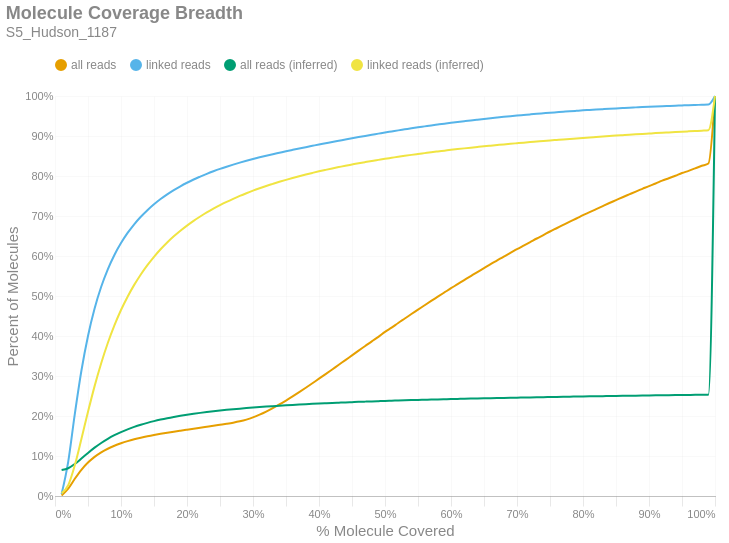

The notebook cell saved with this chart:
### Markdown cell above
### Molecule Read Coverage
This chart shows molecule coverage breadth as computed by the number of bases aligned to that molecule. In other words, "*how much of each unique long molecule is actually sequenced/aligned?*" Keep in mind there is a distinction between sequences and alignments, since some sequences belonging to a particular molecule may not align well and wouldn't appear in the alignment data. This chart also shows molecule coverage breadth as computed by the *inferred fragment* from which the aligned sequences originate. Unlike read coverage, this calculation takes into account the total insert size, including unsequenced gaps between the forward and reverse reads. Like the previous figures, these are cumulative percents.

### Code cell
if SKIPLR:
    print_html(f"Skipped")
else:
    binned_df = consolidated_hist(valids['coverage_bp'], mask, 0.01, True)
    binned_df_inf = consolidated_hist(valids['coverage_inserts'], mask, 0.01, True)
    binned_df = binned_df.with_columns(pl.lit(binned_df_inf['all reads (cumsum)']).alias('all reads (inferred)'))
    binned_df = binned_df.with_columns(pl.lit(binned_df_inf['linked reads (cumsum)']).alias('linked reads (inferred)'))
    binned_df = binned_df.with_columns(
        (pl.col('bin').cast(pl.Float64) + 0.01).alias('right_edge')
    )

    with SafeRender(binned_df):
        (
            density_plot(binned_df, 'Molecule Coverage Breadth', samplename, 'molcov', ['all reads (inferred)','linked reads (inferred)'])
            .encode(
                #x=alt.X('bin:Q', title="% Molecule Covered").axis(format = '%').scale(padding=0),
                x=alt.X('right_edge:Q', title="% Molecule Covered").axis(format='%').scale(padding=0),
                y=alt.Y('value:Q', title='Percent of Molecules')
                    .axis(format='%')
                    .stack(False)
                    .scale(domainMin=0, padding=0),
                color=alt.Color("key:N").scale(domain = ["all reads", "linked reads", "all reads (inferred)", "linked reads (inferred)"]),
                tooltip = [
                    alt.Tooltip("key:N", title = "Data Type"),
                    alt.Tooltip("range_label:N", title="% Molecule Covered"),
                    alt.Tooltip("value:Q", format = ".2%", title="% Molecules")
                ]
            )
        ).display()

### Figure 1 — Vega-Lite specification as saved in the notebook (floating-point values rounded to 4 significant figures)
{"width": "container", "height": 400, "config": {"title": {"anchor": "start", "dy": -15, "fontSize": 18, "color": "#888888", "subtitleColor": "#888888", "subtitleFontSize": 14}, "arc": {"fill": "#0072B2"}, "axis": {"domainColor": "#888888", "domainWidth": 0.5, "gridWidth": 0.2, "grid": false, "titleFontWeight": 400, "titleFontSize": 15, "labelFontSize": 11, "labelColor": "#888888", "tickColor": "#888888", "tickWidth": 0.2, "titleColor": "#888888"}, "axisBand": {"grid": false}, "axisX": {"grid": true, "tickSize": 10, "domainCap": "round"}, "axisY": {"domain": false, "grid": true, "tickSize": 0, "domainCap": "round"}, "background": "transparent", "header": {"labelFontSize": 15, "labelColor": "#888888", "titleFontSize": 15, "titleFontWeight": 600, "titleColor": "#888888"}, "legend": {"labelFont": "sans-serif", "labelFontSize": 12, "labelColor": "#888888", "symbolSize": 100, "symbolType": "circle", "titleFontSize": 12, "titlePadding": 10, "titleColor": "#888888", "title": null, "orient": "top"}, "range": {"category": ["#E69F00", "#56B4E9", "#009E73", "#F0E442", "#0072B2", "#D55E00", "#CC79A7", "#000000"], "diverging": ["#cfe8f3", "#a2d4ec", "#73bfe2", "#46abdb", "#1696d2", "#12719e"]}, "area": {"fill": "#0072B2", "fillOpacity": 0.7, "line": true, "strokeOpacity": 0.7}, "line": {"color": "#0072B2", "stroke": "#0072B2", "strokeWidth": 2}, "trail": {"color": "#0072B2", "stroke": "#0072B2", "strokeWidth": 0, "size": 1}, "point": {"filled": true, "fillOpacity": 1.0, "size": 95}, "text": {"color": "#888888", "fontSize": 11, "align": "right", "fontWeight": 400, "size": 11}, "bar": {"fill": "#0072B2", "stroke": null}, "view": {"stroke": null, "continuousWidth": 660, "continuousHeight": 400}}, "data": {"name": "data-5e10e341594f51989b34dd78aa637708"}, "mark": {"type": "line", "interpolate": "monotone", "point": {"opacity": 0, "size": 275}}, "encoding": {"color": {"field": "key", "scale": {"domain": ["all reads", "linked reads", "all reads (inferred)", "linked reads (inferred)"]}, "type": "nominal"}, "tooltip": [{"field": "key", "title": "Data Type", "type": "nominal"}, {"field": "range_label", "title": "% Molecule Covered", "type": "nominal"}, {"field": "value", "format": ".2%", "title": "% Molecules", "type": "quantitative"}], "x": {"axis": {"format": "%"}, "field": "right_edge", "scale": {"padding": 0}, "title": "% Molecule Covered", "type": "quantitative"}, "y": {"axis": {"format": "%"}, "field": "value", "scale": {"domainMin": 0, "padding": 0}, "stack": false, "title": "Percent of Molecules", "type": "quantitative"}}, "params": [{"name": "param_c36ac31b6afebe62", "select": {"type": "point", "fields": ["key"]}, "bind": "legend"}], "title": {"text": "Molecule Coverage Breadth", "subtitle": "S5_Hudson_1187"}, "transform": [{"fold": ["all reads (cumsum)", "linked reads (cumsum)", "all reads (inferred)", "linked reads (inferred)"]}, {"calculate": "replace(datum.key, ' (cumsum)', '')", "as": "key"}, {"filter": {"param": "param_c36ac31b6afebe62"}}], "usermeta": {"embedOptions": {"downloadFileName": "S5_Hudson_1187.molcov"}}, "$schema": "https://vega.github.io/schema/vega-lite/v6.1.0.json", "datasets": {"data-5e10e341594f51989b34dd78aa637708": [{"bin": "0.0", "interval": "0.0-0.01", "all reads": 0.001299, "linked reads": 0.005068, "all reads (cumsum)": 0.001299, "linked reads (cumsum)": 0.005068, "range_label": "0.0-0.01", "all reads (inferred)": 0.06479, "linked reads (inferred)": 0.006999, "right_edge": 0.01}, {"bin": "0.01", "interval": "0.01-0.02", "all reads": 0.01701, "linked reads": 0.08037, "all reads (cumsum)": 0.01831, "linked reads (cumsum)": 0.08544, "range_label": "0.01-0.02", "all reads (inferred)": 0.06936, "linked reads (inferred)": 0.0269, "right_edge": 0.02}, {"bin": "0.02", "interval": "0.02-0.03", "all reads": 0.02476, "linked reads": 0.1192, "all reads (cumsum)": 0.04306, "linked reads (cumsum)": 0.2047, "range_label": "0.02-0.03", "all reads (inferred)": 0.07999, "linked reads (inferred)": 0.07698, "right_edge": 0.03}, {"bin": "0.03", "interval": "0.03-0.04", "all reads": 0.02248, "linked reads": 0.1084, "all reads (cumsum)": 0.06554, "linked reads (cumsum)": 0.3131, "range_label": "0.03-0.04", "all reads (inferred)": 0.09362, "linked reads (inferred)": 0.1425, "right_edge": 0.04}, {"bin": "0.04", "interval": "0.04-0.05", "all reads": 0.01802, "linked reads": 0.08704, "all reads (cumsum)": 0.08356, "linked reads (cumsum)": 0.4001, "range_label": "0.04-0.05", "all reads (inferred)": 0.1076, "linked reads (inferred)": 0.2104, "right_edge": 0.05}, {"bin": "0.05", "interval": "0.05-0.06", "all reads": 0.01423, "linked reads": 0.06857, "all reads (cumsum)": 0.09778, "linked reads (cumsum)": 0.4687, "range_label": "0.05-0.06", "all reads (inferred)": 0.1209, "linked reads (inferred)": 0.2747, "right_edge": 0.06}, {"bin": "0.06", "interval": "0.06-0.07", "all reads": 0.01129, "linked reads": 0.05435, "all reads (cumsum)": 0.1091, "linked reads (cumsum)": 0.5231, "range_label": "0.06-0.07", "all reads (inferred)": 0.1326, "linked reads (inferred)": 0.3319, "right_edge": 0.07}, {"bin": "0.07", "interval": "0.07-0.08", "all reads": 0.009055, "linked reads": 0.04361, "all reads (cumsum)": 0.1181, "linked reads (cumsum)": 0.5667, "range_label": "0.07-0.08", "all reads (inferred)": 0.143, "linked reads (inferred)": 0.3824, "right_edge": 0.08}, {"bin": "0.08", "interval": "0.08-0.09", "all reads": 0.007503, "linked reads": 0.03594, "all reads (cumsum)": 0.1256, "linked reads (cumsum)": 0.6026, "range_label": "0.08-0.09", "all reads (inferred)": 0.152, "linked reads (inferred)": 0.4265, "right_edge": 0.09}, {"bin": "0.09", "interval": "0.09-0.1", "all reads": 0.006231, "linked reads": 0.02969, "all reads (cumsum)": 0.1319, "linked reads (cumsum)": 0.6323, "range_label": "0.09-0.1", "all reads (inferred)": 0.1599, "linked reads (inferred)": 0.465, "right_edge": 0.1}, {"bin": "0.1", "interval": "0.1-0.11", "all reads": 0.005352, "linked reads": 0.02535, "all reads (cumsum)": 0.1372, "linked reads (cumsum)": 0.6577, "range_label": "0.1-0.11", "all reads (inferred)": 0.1667, "linked reads (inferred)": 0.4983, "right_edge": 0.11}, {"bin": "0.11", "interval": "0.11-0.12", "all reads": 0.004599, "linked reads": 0.02168, "all reads (cumsum)": 0.1418, "linked reads (cumsum)": 0.6794, "range_label": "0.11-0.12", "all reads (inferred)": 0.1728, "linked reads (inferred)": 0.5278, "right_edge": 0.12}, {"bin": "0.12", "interval": "0.12-0.13", "all reads": 0.004008, "linked reads": 0.01872, "all reads (cumsum)": 0.1458, "linked reads (cumsum)": 0.6981, "range_label": "0.12-0.13", "all reads (inferred)": 0.1781, "linked reads (inferred)": 0.5539, "right_edge": 0.13}, {"bin": "0.13", "interval": "0.13-0.14", "all reads": 0.003554, "linked reads": 0.01648, "all reads (cumsum)": 0.1494, "linked reads (cumsum)": 0.7146, "range_label": "0.13-0.14", "all reads (inferred)": 0.1829, "linked reads (inferred)": 0.5771, "right_edge": 0.14}, {"bin": "0.14", "interval": "0.14-0.15", "all reads": 0.003211, "linked reads": 0.01471, "all reads (cumsum)": 0.1526, "linked reads (cumsum)": 0.7293, "range_label": "0.14-0.15", "all reads (inferred)": 0.1872, "linked reads (inferred)": 0.5981, "right_edge": 0.15}, {"bin": "0.15", "interval": "0.15-0.16", "all reads": 0.002926, "linked reads": 0.01307, "all reads (cumsum)": 0.1555, "linked reads (cumsum)": 0.7423, "range_label": "0.15-0.16", "all reads (inferred)": 0.191, "linked reads (inferred)": 0.6169, "right_edge": 0.16}, {"bin": "0.16", "interval": "0.16-0.17", "all reads": 0.002728, "linked reads": 0.01175, "all reads (cumsum)": 0.1582, "linked reads (cumsum)": 0.7541, "range_label": "0.16-0.17", "all reads (inferred)": 0.1945, "linked reads (inferred)": 0.6338, "right_edge": 0.17}, {"bin": "0.17", "interval": "0.17-0.18", "all reads": 0.002605, "linked reads": 0.01065, "all reads (cumsum)": 0.1608, "linked reads (cumsum)": 0.7648, "range_label": "0.17-0.18", "all reads (inferred)": 0.1977, "linked reads (inferred)": 0.6492, "right_edge": 0.18}, {"bin": "0.18", "interval": "0.18-0.19", "all reads": 0.002496, "linked reads": 0.009584, "all reads (cumsum)": 0.1633, "linked reads (cumsum)": 0.7743, "range_label": "0.18-0.19", "all reads (inferred)": 0.2005, "linked reads (inferred)": 0.6632, "right_edge": 0.19}, {"bin": "0.19", "interval": "0.19-0.2", "all reads": 0.002453, "linked reads": 0.008775, "all reads (cumsum)": 0.1658, "linked reads (cumsum)": 0.7831, "range_label": "0.19-0.2", "all reads (inferred)": 0.2032, "linked reads (inferred)": 0.6761, "right_edge": 0.2}, {"bin": "0.2", "interval": "0.2-0.21", "all reads": 0.002437, "linked reads": 0.008165, "all reads (cumsum)": 0.1682, "linked reads (cumsum)": 0.7913, "range_label": "0.2-0.21", "all reads (inferred)": 0.2056, "linked reads (inferred)": 0.6879, "right_edge": 0.21}, {"bin": "0.21", "interval": "0.21-0.22", "all reads": 0.002353, "linked reads": 0.007226, "all reads (cumsum)": 0.1706, "linked reads (cumsum)": 0.7985, "range_label": "0.21-0.22", "all reads (inferred)": 0.2078, "linked reads (inferred)": 0.6987, "right_edge": 0.22}, {"bin": "0.22", "interval": "0.22-0.23", "all reads": 0.002427, "linked reads": 0.006897, "all reads (cumsum)": 0.173, "linked reads (cumsum)": 0.8054, "range_label": "0.22-0.23", "all reads (inferred)": 0.2099, "linked reads (inferred)": 0.7089, "right_edge": 0.23}, {"bin": "0.23", "interval": "0.23-0.24", "all reads": 0.002439, "linked reads": 0.006411, "all reads (cumsum)": 0.1755, "linked reads (cumsum)": 0.8118, "range_label": "0.23-0.24", "all reads (inferred)": 0.2119, "linked reads (inferred)": 0.7184, "right_edge": 0.24}, {"bin": "0.24", "interval": "0.24-0.25", "all reads": 0.002524, "linked reads": 0.006005, "all reads (cumsum)": 0.178, "linked reads (cumsum)": 0.8178, "range_label": "0.24-0.25", "all reads (inferred)": 0.2137, "linked reads (inferred)": 0.7271, "right_edge": 0.25}, {"bin": "0.25", "interval": "0.25-0.26", "all reads": 0.002537, "linked reads": 0.005467, "all reads (cumsum)": 0.1805, "linked reads (cumsum)": 0.8233, "range_label": "0.25-0.26", "all reads (inferred)": 0.2154, "linked reads (inferred)": 0.7353, "right_edge": 0.26}, {"bin": "0.26", "interval": "0.26-0.27", "all reads": 0.002793, "linked reads": 0.005174, "all reads (cumsum)": 0.1833, "linked reads (cumsum)": 0.8285, "range_label": "0.26-0.27", "all reads (inferred)": 0.2169, "linked reads (inferred)": 0.7429, "right_edge": 0.27}, {"bin": "0.27", "interval": "0.27-0.28", "all reads": 0.003361, "linked reads": 0.004919, "all reads (cumsum)": 0.1867, "linked reads (cumsum)": 0.8334, "range_label": "0.27-0.28", "all reads (inferred)": 0.2184, "linked reads (inferred)": 0.7501, "right_edge": 0.28}, {"bin": "0.28", "interval": "0.28-0.29", "all reads": 0.004358, "linked reads": 0.004646, "all reads (cumsum)": 0.191, "linked reads (cumsum)": 0.838, "range_label": "0.28-0.29", "all reads (inferred)": 0.2198, "linked reads (inferred)": 0.7569, "right_edge": 0.29}, {"bin": "0.29", "interval": "0.29-0.3", "all reads": 0.005618, "linked reads": 0.004473, "all reads (cumsum)": 0.1966, "linked reads (cumsum)": 0.8425, "range_label": "0.29-0.3", "all reads (inferred)": 0.2211, "linked reads (inferred)": 0.7633, "right_edge": 0.3}, {"bin": "0.3", "interval": "0.3-0.31", "all reads": 0.006755, "linked reads": 0.004206, "all reads (cumsum)": 0.2034, "linked reads (cumsum)": 0.8467, "range_label": "0.3-0.31", "all reads (inferred)": 0.2224, "linked reads (inferred)": 0.7694, "right_edge": 0.31}, {"bin": "0.31", "interval": "0.31-0.32", "all reads": 0.007727, "linked reads": 0.004035, "all reads (cumsum)": 0.2111, "linked reads (cumsum)": 0.8507, "range_label": "0.31-0.32", "all reads (inferred)": 0.2236, "linked reads (inferred)": 0.7751, "right_edge": 0.32}, {"bin": "0.32", "interval": "0.32-0.33", "all reads": 0.00861, "linked reads": 0.003817, "all reads (cumsum)": 0.2197, "linked reads (cumsum)": 0.8546, "range_label": "0.32-0.33", "all reads (inferred)": 0.2246, "linked reads (inferred)": 0.7804, "right_edge": 0.33}, {"bin": "0.33", "interval": "0.33-0.34", "all reads": 0.009121, "linked reads": 0.003659, "all reads (cumsum)": 0.2289, "linked reads (cumsum)": 0.8582, "range_label": "0.33-0.34", "all reads (inferred)": 0.2257, "linked reads (inferred)": 0.7855, "right_edge": 0.34}, {"bin": "0.34", "interval": "0.34-0.35", "all reads": 0.009765, "linked reads": 0.003681, "all reads (cumsum)": 0.2386, "linked reads (cumsum)": 0.8619, "range_label": "0.34-0.35", "all reads (inferred)": 0.2267, "linked reads (inferred)": 0.7904, "right_edge": 0.35}, {"bin": "0.35", "interval": "0.35-0.36", "all reads": 0.0103, "linked reads": 0.003517, "all reads (cumsum)": 0.2489, "linked reads (cumsum)": 0.8654, "range_label": "0.35-0.36", "all reads (inferred)": 0.2277, "linked reads (inferred)": 0.795, "right_edge": 0.36}, {"bin": "0.36", "interval": "0.36-0.37", "all reads": 0.01067, "linked reads": 0.003441, "all reads (cumsum)": 0.2596, "linked reads (cumsum)": 0.8689, "range_label": "0.36-0.37", "all reads (inferred)": 0.2286, "linked reads (inferred)": 0.7994, "right_edge": 0.37}, {"bin": "0.37", "interval": "0.37-0.38", "all reads": 0.011, "linked reads": 0.003284, "all reads (cumsum)": 0.2706, "linked reads (cumsum)": 0.8721, "range_label": "0.37-0.38", "all reads (inferred)": 0.2295, "linked reads (inferred)": 0.8037, "right_edge": 0.38}, {"bin": "0.38", "interval": "0.38-0.39", "all reads": 0.01119, "linked reads": 0.003335, "all reads (cumsum)": 0.2818, "linked reads (cumsum)": 0.8755, "range_label": "0.38-0.39", "all reads (inferred)": 0.2303, "linked reads (inferred)": 0.8077, "right_edge": 0.39}, {"bin": "0.39", "interval": "0.39-0.4", "all reads": 0.01151, "linked reads": 0.003333, "all reads (cumsum)": 0.2933, "linked reads (cumsum)": 0.8788, "range_label": "0.39-0.4", "all reads (inferred)": 0.2311, "linked reads (inferred)": 0.8117, "right_edge": 0.4}, {"bin": "0.4", "interval": "0.4-0.41", "all reads": 0.01135, "linked reads": 0.003144, "all reads (cumsum)": 0.3046, "linked reads (cumsum)": 0.8819, "range_label": "0.4-0.41", "all reads (inferred)": 0.2319, "linked reads (inferred)": 0.8153, "right_edge": 0.41}, {"bin": "0.41", "interval": "0.41-0.42", "all reads": 0.0117, "linked reads": 0.003217, "all reads (cumsum)": 0.3163, "linked reads (cumsum)": 0.8852, "range_label": "0.41-0.42", "all reads (inferred)": 0.2326, "linked reads (inferred)": 0.8189, "right_edge": 0.42}, {"bin": "0.42", "interval": "0.42-0.43", "all reads": 0.01179, "linked reads": 0.003042, "all reads (cumsum)": 0.3281, "linked reads (cumsum)": 0.8882, "range_label": "0.42-0.43", "all reads (inferred)": 0.2333, "linked reads (inferred)": 0.8222, "right_edge": 0.43}, {"bin": "0.43", "interval": "0.43-0.44", "all reads": 0.01163, "linked reads": 0.003112, "all reads (cumsum)": 0.3398, "linked reads (cumsum)": 0.8913, "range_label": "0.43-0.44", "all reads (inferred)": 0.234, "linked reads (inferred)": 0.8256, "right_edge": 0.44}, {"bin": "0.44", "interval": "0.44-0.45", "all reads": 0.01187, "linked reads": 0.002994, "all reads (cumsum)": 0.3516, "linked reads (cumsum)": 0.8943, "range_label": "0.44-0.45", "all reads (inferred)": 0.2347, "linked reads (inferred)": 0.8287, "right_edge": 0.45}, {"bin": "0.45", "interval": "0.45-0.46", "all reads": 0.01175, "linked reads": 0.003026, "all reads (cumsum)": 0.3634, "linked reads (cumsum)": 0.8973, "range_label": "0.45-0.46", "all reads (inferred)": 0.2353, "linked reads (inferred)": 0.8318, "right_edge": 0.46}, {"bin": "0.46", "interval": "0.46-0.47", "all reads": 0.0116, "linked reads": 0.002918, "all reads (cumsum)": 0.375, "linked reads (cumsum)": 0.9003, "range_label": "0.46-0.47", "all reads (inferred)": 0.2359, "linked reads (inferred)": 0.8348, "right_edge": 0.47}, {"bin": "0.47", "interval": "0.47-0.48", "all reads": 0.01174, "linked reads": 0.002854, "all reads (cumsum)": 0.3867, "linked reads (cumsum)": 0.9031, "range_label": "0.47-0.48", "all reads (inferred)": 0.2365, "linked reads (inferred)": 0.8376, "right_edge": 0.48}, {"bin": "0.48", "interval": "0.48-0.49", "all reads": 0.01118, "linked reads": 0.002807, "all reads (cumsum)": 0.3979, "linked reads (cumsum)": 0.9059, "range_label": "0.48-0.49", "all reads (inferred)": 0.2371, "linked reads (inferred)": 0.8403, "right_edge": 0.49}, {"bin": "0.49", "interval": "0.49-0.5", "all reads": 0.01245, "linked reads": 0.002851, "all reads (cumsum)": 0.4104, "linked reads (cumsum)": 0.9088, "range_label": "0.49-0.5", "all reads (inferred)": 0.2377, "linked reads (inferred)": 0.843, "right_edge": 0.5}, {"bin": "0.5", "interval": "0.5-0.51", "all reads": 0.01052, "linked reads": 0.002626, "all reads (cumsum)": 0.4209, "linked reads (cumsum)": 0.9114, "range_label": "0.5-0.51", "all reads (inferred)": 0.2382, "linked reads (inferred)": 0.8455, "right_edge": 0.51}, {"bin": "0.51", "interval": "0.51-0.52", "all reads": 0.01174, "linked reads": 0.00265, "all reads (cumsum)": 0.4326, "linked reads (cumsum)": 0.914, "range_label": "0.51-0.52", "all reads (inferred)": 0.2387, "linked reads (inferred)": 0.8481, "right_edge": 0.52}, {"bin": "0.52", "interval": "0.52-0.53", "all reads": 0.0111, "linked reads": 0.002574, "all reads (cumsum)": 0.4437, "linked reads (cumsum)": 0.9166, "range_label": "0.52-0.53", "all reads (inferred)": 0.2392, "linked reads (inferred)": 0.8505, "right_edge": 0.53}, {"bin": "0.53", "interval": "0.53-0.54", "all reads": 0.01118, "linked reads": 0.002599, "all reads (cumsum)": 0.4549, "linked reads (cumsum)": 0.9192, "range_label": "0.53-0.54", "all reads (inferred)": 0.2397, "linked reads (inferred)": 0.8528, "right_edge": 0.54}, {"bin": "0.54", "interval": "0.54-0.55", "all reads": 0.01089, "linked reads": 0.002484, "all reads (cumsum)": 0.4658, "linked reads (cumsum)": 0.9217, "range_label": "0.54-0.55", "all reads (inferred)": 0.2402, "linked reads (inferred)": 0.855, "right_edge": 0.55}, {"bin": "0.55", "interval": "0.55-0.56", "all reads": 0.01104, "linked reads": 0.002347, "all reads (cumsum)": 0.4768, "linked reads (cumsum)": 0.924, "range_label": "0.55-0.56", "all reads (inferred)": 0.2406, "linked reads (inferred)": 0.8572, "right_edge": 0.56}, {"bin": "0.56", "interval": "0.56-0.57", "all reads": 0.01088, "linked reads": 0.002371, "all reads (cumsum)": 0.4877, "linked reads (cumsum)": 0.9264, "range_label": "0.56-0.57", "all reads (inferred)": 0.2411, "linked reads (inferred)": 0.8594, "right_edge": 0.57}, {"bin": "0.57", "interval": "0.57-0.58", "all reads": 0.01054, "linked reads": 0.002212, "all reads (cumsum)": 0.4982, "linked reads (cumsum)": 0.9286, "range_label": "0.57-0.58", "all reads (inferred)": 0.2415, "linked reads (inferred)": 0.8614, "right_edge": 0.58}, {"bin": "0.58", "interval": "0.58-0.59", "all reads": 0.0106, "linked reads": 0.002206, "all reads (cumsum)": 0.5089, "linked reads (cumsum)": 0.9308, "range_label": "0.58-0.59", "all reads (inferred)": 0.2419, "linked reads (inferred)": 0.8633, "right_edge": 0.59}, {"bin": "0.59", "interval": "0.59-0.6", "all reads": 0.01063, "linked reads": 0.002179, "all reads (cumsum)": 0.5195, "linked reads (cumsum)": 0.933, "range_label": "0.59-0.6", "all reads (inferred)": 0.2424, "linked reads (inferred)": 0.8653, "right_edge": 0.6}, {"bin": "0.6", "interval": "0.6-0.61", "all reads": 0.01007, "linked reads": 0.002061, "all reads (cumsum)": 0.5296, "linked reads (cumsum)": 0.9351, "range_label": "0.6-0.61", "all reads (inferred)": 0.2428, "linked reads (inferred)": 0.8672, "right_edge": 0.61}, {"bin": "0.61", "interval": "0.61-0.62", "all reads": 0.01038, "linked reads": 0.001996, "all reads (cumsum)": 0.5399, "linked reads (cumsum)": 0.9371, "range_label": "0.61-0.62", "all reads (inferred)": 0.2432, "linked reads (inferred)": 0.8691, "right_edge": 0.62}, {"bin": "0.62", "interval": "0.62-0.63", "all reads": 0.01001, "linked reads": 0.001964, "all reads (cumsum)": 0.5499, "linked reads (cumsum)": 0.939, "range_label": "0.62-0.63", "all reads (inferred)": 0.2435, "linked reads (inferred)": 0.8708, "right_edge": 0.63}, {"bin": "0.63", "interval": "0.63-0.64", "all reads": 0.01001, "linked reads": 0.001865, "all reads (cumsum)": 0.5599, "linked reads (cumsum)": 0.9409, "range_label": "0.63-0.64", "all reads (inferred)": 0.2439, "linked reads (inferred)": 0.8725, "right_edge": 0.64}, {"bin": "0.64", "interval": "0.64-0.65", "all reads": 0.009743, "linked reads": 0.001831, "all reads (cumsum)": 0.5697, "linked reads (cumsum)": 0.9427, "range_label": "0.64-0.65", "all reads (inferred)": 0.2443, "linked reads (inferred)": 0.8742, "right_edge": 0.65}, {"bin": "0.65", "interval": "0.65-0.66", "all reads": 0.009987, "linked reads": 0.001765, "all reads (cumsum)": 0.5797, "linked reads (cumsum)": 0.9445, "range_label": "0.65-0.66", "all reads (inferred)": 0.2446, "linked reads (inferred)": 0.8758, "right_edge": 0.66}, {"bin": "0.66", "interval": "0.66-0.67", "all reads": 0.009366, "linked reads": 0.001713, "all reads (cumsum)": 0.589, "linked reads (cumsum)": 0.9462, "range_label": "0.66-0.67", "all reads (inferred)": 0.2449, "linked reads (inferred)": 0.8774, "right_edge": 0.67}, {"bin": "0.67", "interval": "0.67-0.68", "all reads": 0.009542, "linked reads": 0.001689, "all reads (cumsum)": 0.5986, "linked reads (cumsum)": 0.9479, "range_label": "0.67-0.68", "all reads (inferred)": 0.2453, "linked reads (inferred)": 0.879, "right_edge": 0.68}, {"bin": "0.68", "interval": "0.68-0.69", "all reads": 0.00912, "linked reads": 0.001651, "all reads (cumsum)": 0.6077, "linked reads (cumsum)": 0.9495, "range_label": "0.68-0.69", "all reads (inferred)": 0.2456, "linked reads (inferred)": 0.8805, "right_edge": 0.69}, {"bin": "0.69", "interval": "0.69-0.7", "all reads": 0.009357, "linked reads": 0.001573, "all reads (cumsum)": 0.6171, "linked reads (cumsum)": 0.9511, "range_label": "0.69-0.7", "all reads (inferred)": 0.2459, "linked reads (inferred)": 0.882, "right_edge": 0.7}, {"bin": "0.7", "interval": "0.7-0.71", "all reads": 0.008939, "linked reads": 0.001456, "all reads (cumsum)": 0.626, "linked reads (cumsum)": 0.9526, "range_label": "0.7-0.71", "all reads (inferred)": 0.2462, "linked reads (inferred)": 0.8834, "right_edge": 0.71}, {"bin": "0.71", "interval": "0.71-0.72", "all reads": 0.008818, "linked reads": 0.001468, "all reads (cumsum)": 0.6348, "linked reads (cumsum)": 0.954, "range_label": "0.71-0.72", "all reads (inferred)": 0.2466, "linked reads (inferred)": 0.8848, "right_edge": 0.72}, {"bin": "0.72", "interval": "0.72-0.73", "all reads": 0.008927, "linked reads": 0.00143, "all reads (cumsum)": 0.6437, "linked reads (cumsum)": 0.9555, "range_label": "0.72-0.73", "all reads (inferred)": 0.2469, "linked reads (inferred)": 0.8862, "right_edge": 0.73}, {"bin": "0.73", "interval": "0.73-0.74", "all reads": 0.008556, "linked reads": 0.00135, "all reads (cumsum)": 0.6523, "linked reads (cumsum)": 0.9568, "range_label": "0.73-0.74", "all reads (inferred)": 0.2472, "linked reads (inferred)": 0.8875, "right_edge": 0.74}, {"bin": "0.74", "interval": "0.74-0.75", "all reads": 0.008954, "linked reads": 0.001354, "all reads (cumsum)": 0.6613, "linked reads (cumsum)": 0.9582, "range_label": "0.74-0.75", "all reads (inferred)": 0.2474, "linked reads (inferred)": 0.8889, "right_edge": 0.75}, {"bin": "0.75", "interval": "0.75-0.76", "all reads": 0.008136, "linked reads": 0.001231, "all reads (cumsum)": 0.6694, "linked reads (cumsum)": 0.9594, "range_label": "0.75-0.76", "all reads (inferred)": 0.2477, "linked reads (inferred)": 0.8902, "right_edge": 0.76}, {"bin": "0.76", "interval": "0.76-0.77", "all reads": 0.008271, "linked reads": 0.001227, "all reads (cumsum)": 0.6777, "linked reads (cumsum)": 0.9606, "range_label": "0.76-0.77", "all reads (inferred)": 0.248, "linked reads (inferred)": 0.8915, "right_edge": 0.77}, {"bin": "0.77", "interval": "0.77-0.78", "all reads": 0.008191, "linked reads": 0.001222, "all reads (cumsum)": 0.6859, "linked reads (cumsum)": 0.9619, "range_label": "0.77-0.78", "all reads (inferred)": 0.2483, "linked reads (inferred)": 0.8927, "right_edge": 0.78}, {"bin": "0.78", "interval": "0.78-0.79", "all reads": 0.007937, "linked reads": 0.001131, "all reads (cumsum)": 0.6938, "linked reads (cumsum)": 0.963, "range_label": "0.78-0.79", "all reads (inferred)": 0.2486, "linked reads (inferred)": 0.894, "right_edge": 0.79}, {"bin": "0.79", "interval": "0.79-0.8", "all reads": 0.008273, "linked reads": 0.001108, "all reads (cumsum)": 0.7021, "linked reads (cumsum)": 0.9641, "range_label": "0.79-0.8", "all reads (inferred)": 0.2489, "linked reads (inferred)": 0.8952, "right_edge": 0.8}, {"bin": "0.8", "interval": "0.8-0.81", "all reads": 0.007477, "linked reads": 0.001006, "all reads (cumsum)": 0.7095, "linked reads (cumsum)": 0.9651, "range_label": "0.8-0.81", "all reads (inferred)": 0.2491, "linked reads (inferred)": 0.8964, "right_edge": 0.81}, {"bin": "0.81", "interval": "0.81-0.82", "all reads": 0.007643, "linked reads": 0.001036, "all reads (cumsum)": 0.7172, "linked reads (cumsum)": 0.9661, "range_label": "0.81-0.82", "all reads (inferred)": 0.2494, "linked reads (inferred)": 0.8975, "right_edge": 0.82}, {"bin": "0.82", "interval": "0.82-0.83", "all reads": 0.007683, "linked reads": 0.000999, "all reads (cumsum)": 0.7249, "linked reads (cumsum)": 0.9671, "range_label": "0.82-0.83", "all reads (inferred)": 0.2496, "linked reads (inferred)": 0.8987, "right_edge": 0.83}, {"bin": "0.83", "interval": "0.83-0.84", "all reads": 0.007557, "linked reads": 0.000978, "all reads (cumsum)": 0.7324, "linked reads (cumsum)": 0.9681, "range_label": "0.83-0.84", "all reads (inferred)": 0.2499, "linked reads (inferred)": 0.8998, "right_edge": 0.84}, {"bin": "0.84", "interval": "0.84-0.85", "all reads": 0.007216, "linked reads": 0.000912, "all reads (cumsum)": 0.7396, "linked reads (cumsum)": 0.969, "range_label": "0.84-0.85", "all reads (inferred)": 0.2501, "linked reads (inferred)": 0.901, "right_edge": 0.85}, {"bin": "0.85", "interval": "0.85-0.86", "all reads": 0.007264, "linked reads": 0.0008793, "all reads (cumsum)": 0.7469, "linked reads (cumsum)": 0.9699, "range_label": "0.85-0.86", "all reads (inferred)": 0.2504, "linked reads (inferred)": 0.9021, "right_edge": 0.86}, {"bin": "0.86", "interval": "0.86-0.87", "all reads": 0.007106, "linked reads": 0.0008644, "all reads (cumsum)": 0.754, "linked reads (cumsum)": 0.9708, "range_label": "0.86-0.87", "all reads (inferred)": 0.2506, "linked reads (inferred)": 0.9032, "right_edge": 0.87}, {"bin": "0.87", "interval": "0.87-0.88", "all reads": 0.007098, "linked reads": 0.000789, "all reads (cumsum)": 0.7611, "linked reads (cumsum)": 0.9716, "range_label": "0.87-0.88", "all reads (inferred)": 0.2509, "linked reads (inferred)": 0.9042, "right_edge": 0.88}, {"bin": "0.88", "interval": "0.88-0.89", "all reads": 0.006842, "linked reads": 0.0007957, "all reads (cumsum)": 0.768, "linked reads (cumsum)": 0.9724, "range_label": "0.88-0.89", "all reads (inferred)": 0.2511, "linked reads (inferred)": 0.9052, "right_edge": 0.89}, {"bin": "0.89", "interval": "0.89-0.9", "all reads": 0.006917, "linked reads": 0.0007464, "all reads (cumsum)": 0.7749, "linked reads (cumsum)": 0.9731, "range_label": "0.89-0.9", "all reads (inferred)": 0.2513, "linked reads (inferred)": 0.9062, "right_edge": 0.9}, {"bin": "0.9", "interval": "0.9-0.91", "all reads": 0.006324, "linked reads": 0.0007087, "all reads (cumsum)": 0.7812, "linked reads (cumsum)": 0.9738, "range_label": "0.9-0.91", "all reads (inferred)": 0.2516, "linked reads (inferred)": 0.9072, "right_edge": 0.91}, {"bin": "0.91", "interval": "0.91-0.92", "all reads": 0.007092, "linked reads": 0.0006882, "all reads (cumsum)": 0.7883, "linked reads (cumsum)": 0.9745, "range_label": "0.91-0.92", "all reads (inferred)": 0.2518, "linked reads (inferred)": 0.9081, "right_edge": 0.92}, {"bin": "0.92", "interval": "0.92-0.93", "all reads": 0.005964, "linked reads": 0.00065, "all reads (cumsum)": 0.7942, "linked reads (cumsum)": 0.9752, "range_label": "0.92-0.93", "all reads (inferred)": 0.252, "linked reads (inferred)": 0.909, "right_edge": 0.93}, {"bin": "0.93", "interval": "0.93-0.94", "all reads": 0.006398, "linked reads": 0.00064, "all reads (cumsum)": 0.8006, "linked reads (cumsum)": 0.9758, "range_label": "0.93-0.94", "all reads (inferred)": 0.2522, "linked reads (inferred)": 0.9098, "right_edge": 0.94}, {"bin": "0.94", "interval": "0.94-0.95", "all reads": 0.006797, "linked reads": 0.0006117, "all reads (cumsum)": 0.8074, "linked reads (cumsum)": 0.9764, "range_label": "0.94-0.95", "all reads (inferred)": 0.2524, "linked reads (inferred)": 0.9107, "right_edge": 0.95}, {"bin": "0.95", "interval": "0.95-0.96", "all reads": 0.005471, "linked reads": 0.0006178, "all reads (cumsum)": 0.8129, "linked reads (cumsum)": 0.977, "range_label": "0.95-0.96", "all reads (inferred)": 0.2526, "linked reads (inferred)": 0.9116, "right_edge": 0.96}, {"bin": "0.96", "interval": "0.96-0.97", "all reads": 0.006291, "linked reads": 0.0005341, "all reads (cumsum)": 0.8192, "linked reads (cumsum)": 0.9776, "range_label": "0.96-0.97", "all reads (inferred)": 0.2528, "linked reads (inferred)": 0.9125, "right_edge": 0.97}, {"bin": "0.97", "interval": "0.97-0.98", "all reads": 0.006296, "linked reads": 0.0005192, "all reads (cumsum)": 0.8255, "linked reads (cumsum)": 0.9781, "range_label": "0.97-0.98", "all reads (inferred)": 0.2531, "linked reads (inferred)": 0.9134, "right_edge": 0.98}, {"bin": "0.98", "interval": "0.98-0.99", "all reads": 0.005735, "linked reads": 0.0005386, "all reads (cumsum)": 0.8312, "linked reads (cumsum)": 0.9786, "range_label": "0.98-0.99", "all reads (inferred)": 0.2534, "linked reads (inferred)": 0.9144, "right_edge": 0.99}, {"bin": "0.99", "interval": "0.99-1.0", "all reads": 0.1688, "linked reads": 0.02139, "all reads (cumsum)": 1.0, "linked reads (cumsum)": 1.0, "range_label": "0.99-1.0", "all reads (inferred)": 1.0, "linked reads (inferred)": 1.0, "right_edge": 1.0}]}}
